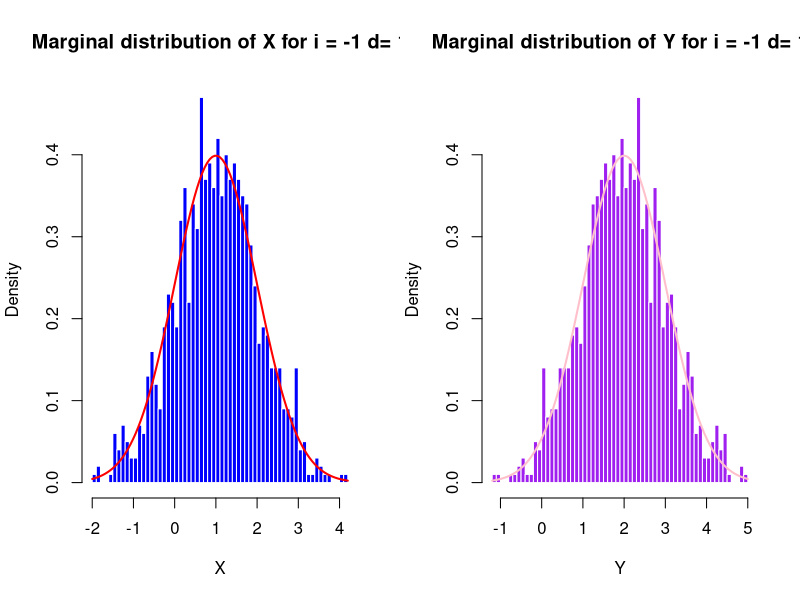
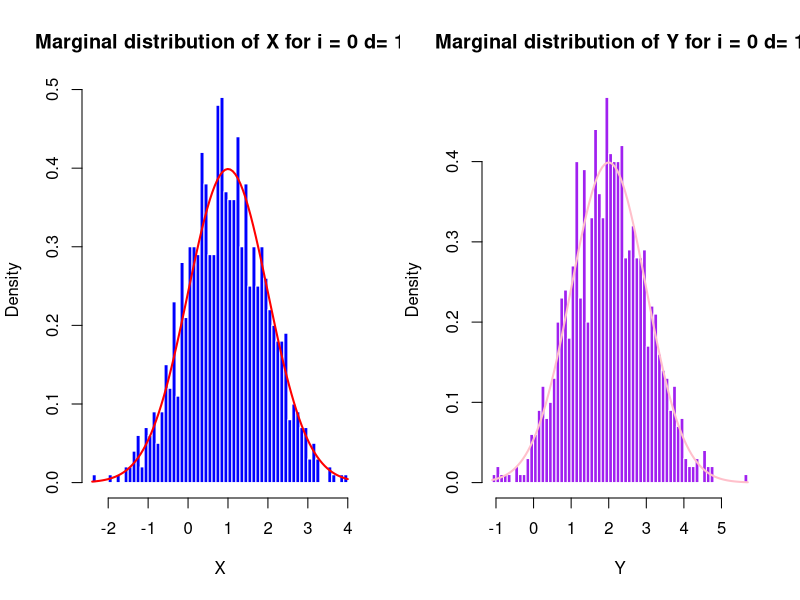
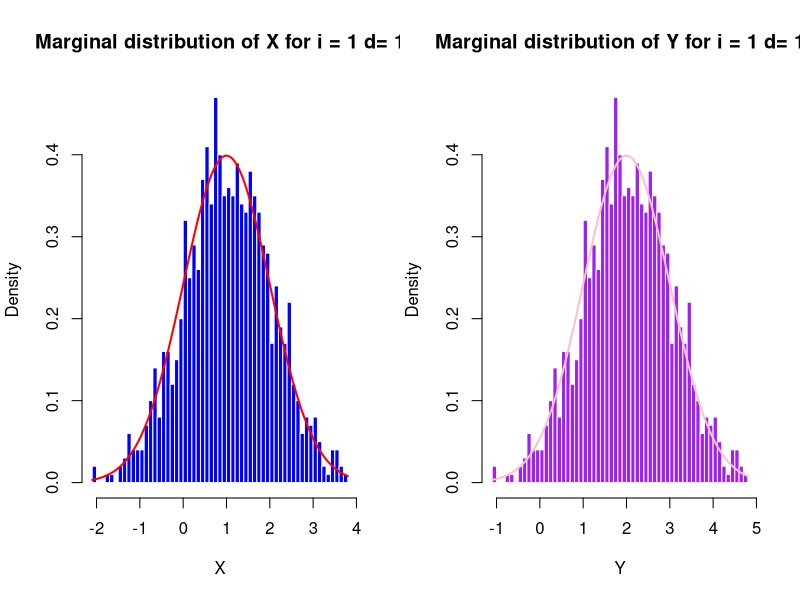
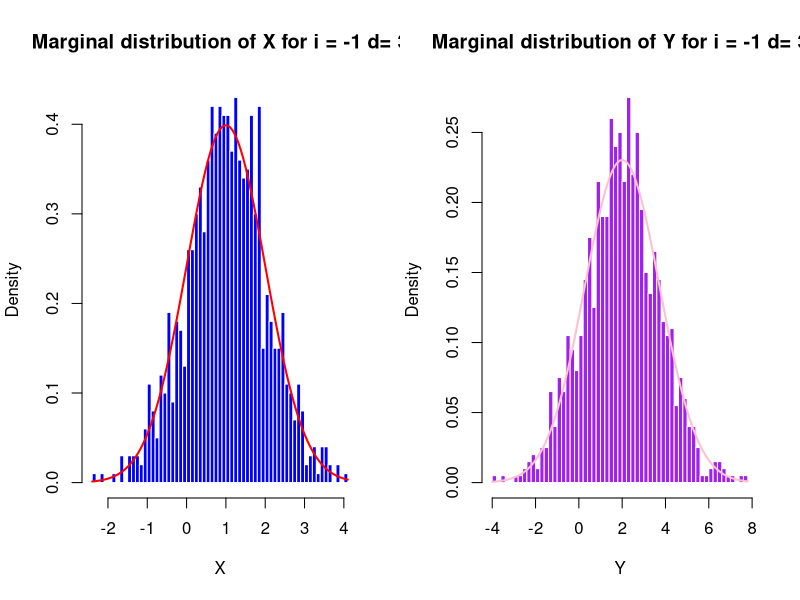
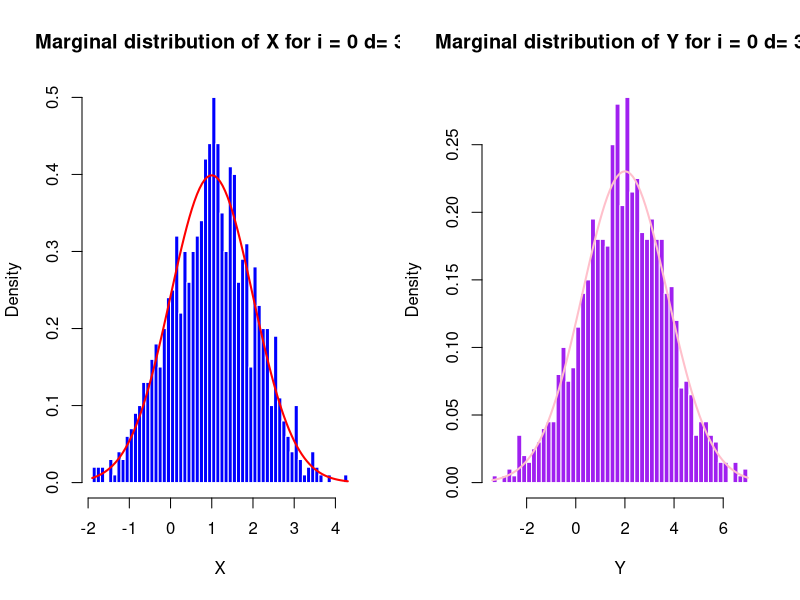
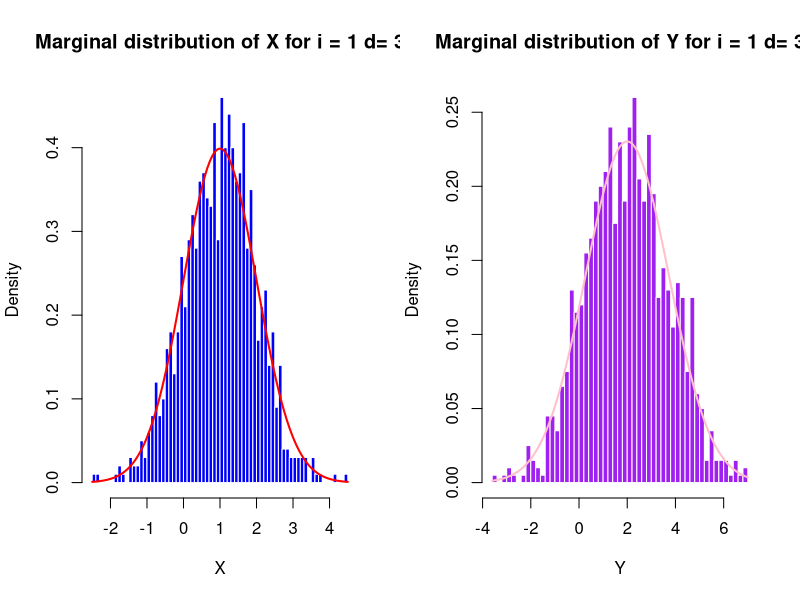
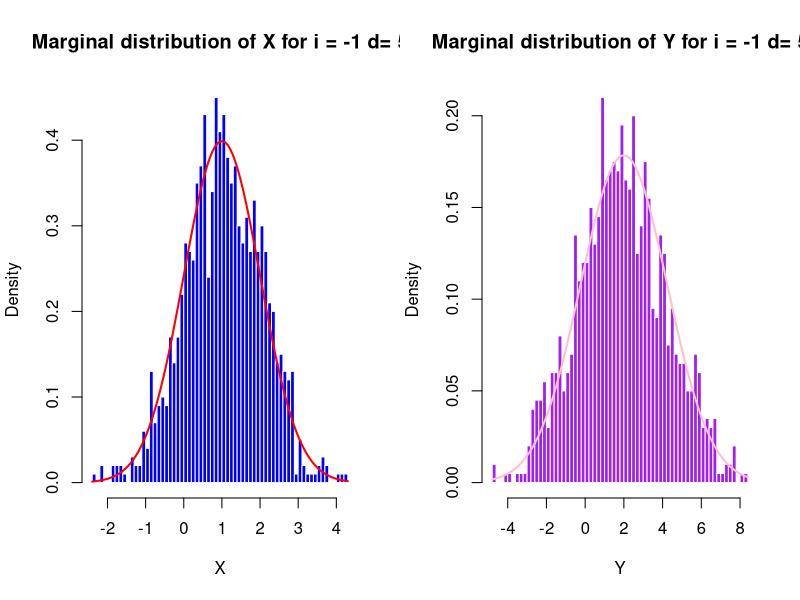
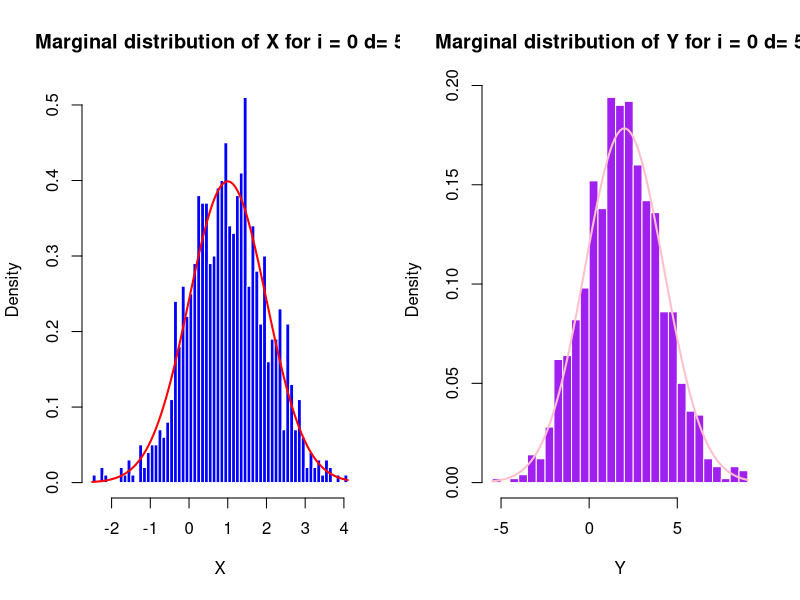

Write R code to recreate these figures, in order.
library(MASS)
library(mvtnorm)

R <- 1000
is <- c(-1, 0, 1)
ds <- c(1, 3, 5)
par(mfrow = c(1, 2))

for (d in ds) {
  for (i in is) {
    miu <- c(1, 2)
    sigma <- matrix(c(1, i, i, d), ncol = 2)
    samples <- mvrnorm(R, miu, sigma)
    X <- samples[, 1]
    Y <- samples[, 2]
    hist(X, breaks = 50, main = paste("Marginal distribution of X for i =", i, "d=", d),
         col = "blue", border = "white", probability = TRUE)
    curve(dnorm(x, 1, 1), col = "red", lwd = 2, add = TRUE)
    hist(Y, breaks = 50, main = paste("Marginal distribution of Y for i =", i, "d=", d),
         col = "purple", border = "white", probability = TRUE)
    curve(dnorm(x, 2, sqrt(d)), col = "pink", lwd = 2, add = TRUE)
  }
}